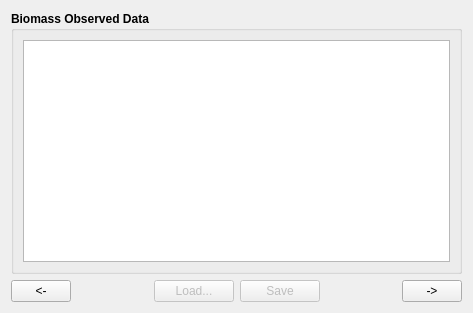
<?xml version="1.0" encoding="UTF-8"?>
<ui version="4.0">
 <class>MSPROD_Tab1_CatchabilityTab</class>
 <widget class="QWidget" name="MSPROD_Tab1_CatchabilityTab">
  <property name="geometry">
   <rect>
    <x>0</x>
    <y>0</y>
    <width>473</width>
    <height>313</height>
   </rect>
  </property>
  <property name="windowTitle">
   <string>Form</string>
  </property>
  <layout class="QVBoxLayout" name="verticalLayout">
   <item>
    <widget class="QGroupBox" name="Competition_2">
     <property name="font">
      <font>
       <weight>75</weight>
       <bold>true</bold>
      </font>
     </property>
     <property name="title">
      <string>Biomass Observed Data</string>
     </property>
     <layout class="QVBoxLayout" name="verticalLayout_5">
      <item>
       <widget class="QTableView" name="MSPROD_Tab2_EffortTV_9">
        <property name="font">
         <font>
          <weight>50</weight>
          <bold>false</bold>
         </font>
        </property>
        <property name="toolTip">
         <string>These data are from the table: Effort</string>
        </property>
        <property name="statusTip">
         <string>These data are from the table: Effort</string>
        </property>
       </widget>
      </item>
     </layout>
    </widget>
   </item>
   <item>
    <layout class="QHBoxLayout" name="horizontalLayout_88">
     <item>
      <widget class="QPushButton" name="MSPROD_Tab2_PrevPB">
       <property name="sizePolicy">
        <sizepolicy hsizetype="Fixed" vsizetype="Fixed">
         <horstretch>0</horstretch>
         <verstretch>0</verstretch>
        </sizepolicy>
       </property>
       <property name="minimumSize">
        <size>
         <width>60</width>
         <height>0</height>
        </size>
       </property>
       <property name="maximumSize">
        <size>
         <width>60</width>
         <height>16777215</height>
        </size>
       </property>
       <property name="toolTip">
        <string>Go to the previous page</string>
       </property>
       <property name="statusTip">
        <string>Go to the previous page</string>
       </property>
       <property name="text">
        <string>&lt;-</string>
       </property>
      </widget>
     </item>
     <item>
      <spacer name="horizontalSpacer_100">
       <property name="orientation">
        <enum>Qt::Horizontal</enum>
       </property>
       <property name="sizeHint" stdset="0">
        <size>
         <width>40</width>
         <height>20</height>
        </size>
       </property>
      </spacer>
     </item>
     <item>
      <widget class="QPushButton" name="MSPROD_Tab2_LoadPB">
       <property name="enabled">
        <bool>false</bool>
       </property>
       <property name="toolTip">
        <string>Load the CSV file</string>
       </property>
       <property name="statusTip">
        <string>Load the CSV file</string>
       </property>
       <property name="text">
        <string>Load...</string>
       </property>
      </widget>
     </item>
     <item>
      <widget class="QPushButton" name="MSPROD_Tab2_SavePB">
       <property name="enabled">
        <bool>false</bool>
       </property>
       <property name="toolTip">
        <string>Save above data for all Species to CSV file and to database table</string>
       </property>
       <property name="statusTip">
        <string>Save above data for all Species to CSV file and to database table</string>
       </property>
       <property name="text">
        <string>Save</string>
       </property>
      </widget>
     </item>
     <item>
      <spacer name="verticalSpacer_46">
       <property name="orientation">
        <enum>Qt::Horizontal</enum>
       </property>
       <property name="sizeType">
        <enum>QSizePolicy::Expanding</enum>
       </property>
       <property name="sizeHint" stdset="0">
        <size>
         <width>48</width>
         <height>20</height>
        </size>
       </property>
      </spacer>
     </item>
     <item>
      <widget class="QPushButton" name="MSPROD_Tab2_NextPB">
       <property name="enabled">
        <bool>true</bool>
       </property>
       <property name="sizePolicy">
        <sizepolicy hsizetype="Fixed" vsizetype="Fixed">
         <horstretch>0</horstretch>
         <verstretch>0</verstretch>
        </sizepolicy>
       </property>
       <property name="minimumSize">
        <size>
         <width>60</width>
         <height>0</height>
        </size>
       </property>
       <property name="maximumSize">
        <size>
         <width>60</width>
         <height>16777215</height>
        </size>
       </property>
       <property name="toolTip">
        <string>Go to the next tab page</string>
       </property>
       <property name="statusTip">
        <string>Go to the next tab page</string>
       </property>
       <property name="text">
        <string>-&gt;</string>
       </property>
      </widget>
     </item>
    </layout>
   </item>
  </layout>
 </widget>
 <resources/>
 <connections/>
</ui>
